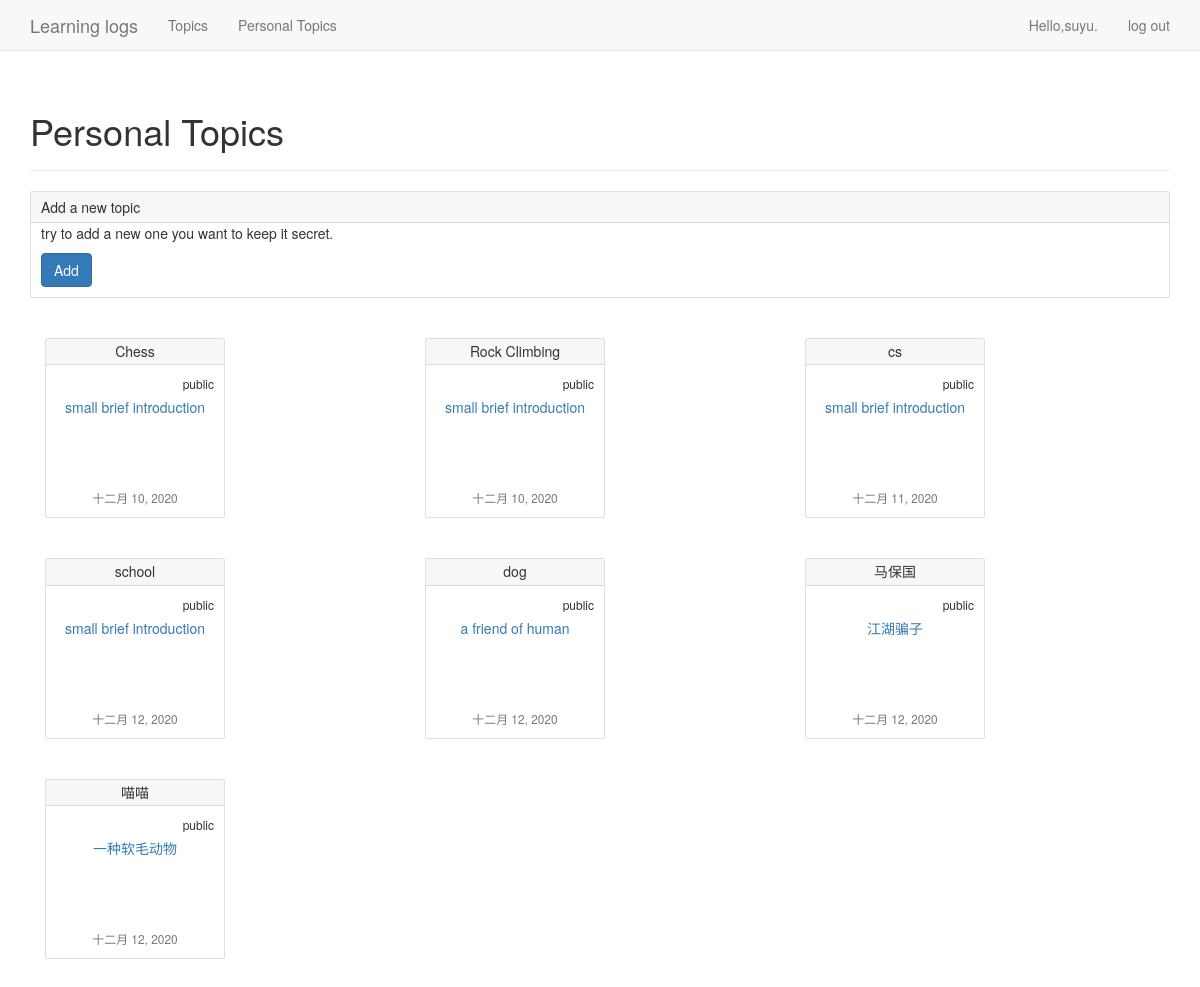
/personal_topic/ (signed in), run on an earlier commit of the app's database.
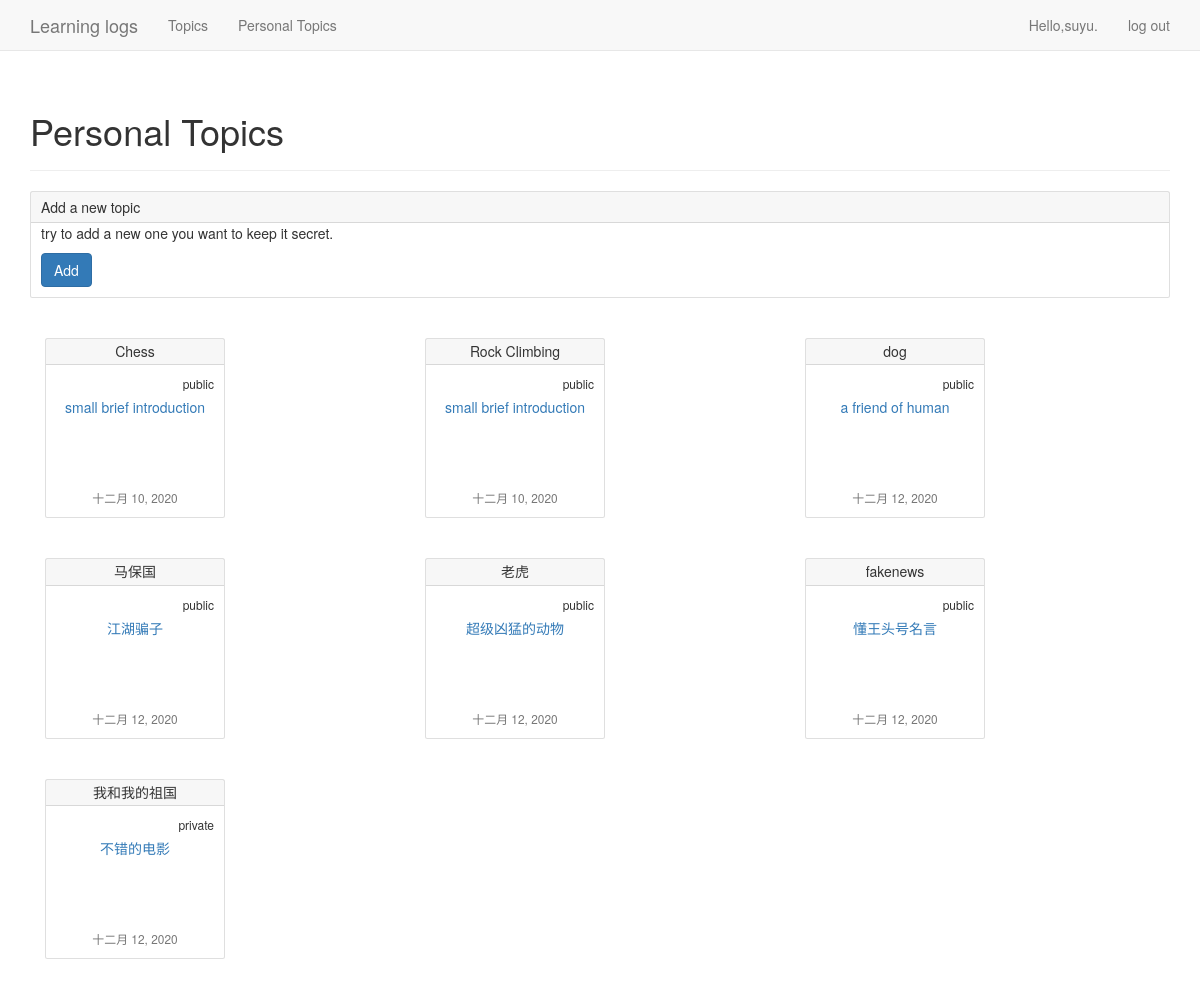
And on a later commit of the database.
### learning_logs/models.py (models this page shows)
class Topic(models.Model):
    text = models.CharField(max_length=200)
    brief = models.CharField(max_length=100)
    date_added = models.DateTimeField(auto_now_add=True)
    owner = models.ForeignKey(User, on_delete=models.CASCADE)
    public = models.BooleanField()
    def __str__(self):
        return self.text

### learning_logs/views.py (the view)
# urls.py: path('personal_topic/', views.personal_topic, name='personal_topic'),
@login_required
def personal_topic(request):
    personal_topics = Topic.objects.filter(owner=request.user).order_by('date_added')
    context = {'personal_topics':personal_topics}
    return render(request,'learning_logs/personal_topic.html',context)

### templates/learning_logs/personal_topic.html (shortened to what this page needs)
<!DOCTYPE html>
<html lang="en">
<head>
</head>
<body>
    {% extends 'learning_logs/base.html' %}
    {% block header %}
        <h1>Personal Topics</h1>
    {% endblock header %}
    {% block content %}
        <div class="card">
          <div class="card-header">
            Add a new topic
          </div>
          <div class="card-body">
            <p class="card-text">try to add a new one you want to keep it secret.</p>
            <a href="{% url 'learning_logs:new_topic' %}" class="btn btn-primary">Add</a>
          </div>
        </div>
        {% for topic in personal_topics %}
             <div class="col-sm-4">
                <div class="card" style="width: 18rem;"  >
                    <h5 class="card-header">{{ topic }}</h5>
                  <div class="card-body">
                      {% if topic.public %}
                      <p class="little-card-title"> public</p>
                      {% else %}
                      <p class="little-card-title"> private</p>
                      {% endif %}
                    <p class="little-card-text"><a href="{% url 'learning_logs:topic' topic.id %}" >{{ topic.brief }}</a></p>
                     <div class="card-footer">
                      <small class="text-muted">{{ topic.date_added|date:'M d, Y' }}</small>
                    </div>
                  </div>
                </div>
             </div>
        {% empty %}
        No topic have been added yet
        {% endfor %}
     {% endblock content %}

What changed in the data, as far as the page shows it:
removed Topic: text "cs", public "public", brief "small brief introduction", date_added "十二月 11, 2020"
removed Topic: text "school", public "public", brief "small brief introduction", date_added "十二月 12, 2020"
removed Topic: text "喵喵", public "public", brief "一种软毛动物", date_added "十二月 12, 2020"
added Topic: text "老虎", public "public", brief "超级凶猛的动物", date_added "十二月 12, 2020"
added Topic: text "fakenews", public "public", brief "懂王头号名言", date_added "十二月 12, 2020"
added Topic: text "我和我的祖国", public "private", brief "不错的电影", date_added "十二月 12, 2020"
